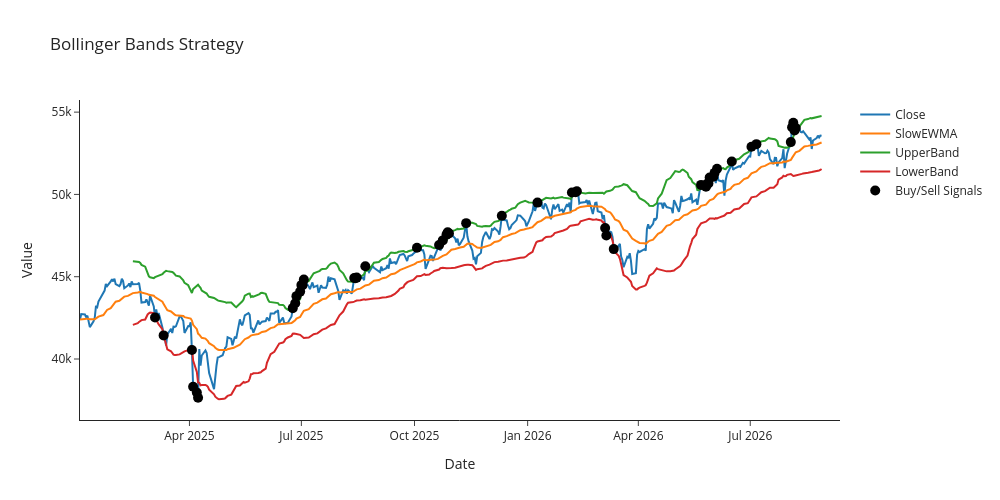

The cell this chart's notebook holds for it:
### Code cell
fig = go.Figure()
fig.add_trace(go.Scatter(x = df3.index, y = df3['Close'], name = 'Close'))
fig.add_trace(go.Scatter(x = df3.index, y = df3['SlowEWMA'], name = 'SlowEWMA'))
fig.add_trace(go.Scatter(x = df3.index, y = df3['UpperBand'], name = 'UpperBand'))
fig.add_trace(go.Scatter(x = df3.index, y = df3['LowerBand'], name = 'LowerBand'))
fig.add_trace(go.Scatter(x = filtered['Signal3'].index, y = filtered['Close'], 
              mode = 'markers', name = 'Buy/Sell Signals', marker = dict(size = 10, color = 'black')))

fig.update_layout(height = 500, width = 1000, template = 'simple_white',
                  title = dict(text = 'Bollinger Bands Strategy'), xaxis = dict(title = dict(text = 'Date')), 
                  yaxis = dict(title = dict(text = 'Value')))
fig.show()

### Figure 1 — Plotly figure (JSON) as saved in the notebook; plotly's stock layout.template omitted (floating-point values rounded to 4 significant figures; data arrays with more than 128 entries replaced by an {"elided": "..."} marker saying what was removed)
{"data": [{"name": "Close", "type": "scatter", "x": {"elided": "415 str values"}, "y": {"elided": "415 float values"}}, {"name": "SlowEWMA", "type": "scatter", "x": {"elided": "415 str values"}, "y": {"elided": "415 float values"}}, {"name": "UpperBand", "type": "scatter", "x": {"elided": "415 str values"}, "y": {"elided": "415 float values"}}, {"name": "LowerBand", "type": "scatter", "x": {"elided": "415 str values"}, "y": {"elided": "415 float values"}}, {"marker": {"color": "black", "size": 10}, "mode": "markers", "name": "Buy/Sell Signals", "type": "scatter", "x": ["2025-03-04T00:00:00-05:00", "2025-03-11T00:00:00-04:00", "2025-04-03T00:00:00-04:00", "2025-04-04T00:00:00-04:00", "2025-04-07T00:00:00-04:00", "2025-04-08T00:00:00-04:00", "2025-06-24T00:00:00-04:00", "2025-06-26T00:00:00-04:00", "2025-06-27T00:00:00-04:00", "2025-06-30T00:00:00-04:00", "2025-07-01T00:00:00-04:00", "2025-07-02T00:00:00-04:00", "2025-07-03T00:00:00-04:00", "2025-08-13T00:00:00-04:00", "2025-08-14T00:00:00-04:00", "2025-08-15T00:00:00-04:00", "2025-08-22T00:00:00-04:00", "2025-10-03T00:00:00-04:00", "2025-10-21T00:00:00-04:00", "2025-10-24T00:00:00-04:00", "2025-10-27T00:00:00-04:00", "2025-10-28T00:00:00-04:00", "2025-10-29T00:00:00-04:00", "2025-11-12T00:00:00-05:00", "2025-12-11T00:00:00-05:00", "2026-01-09T00:00:00-05:00", "2026-02-06T00:00:00-05:00", "2026-02-09T00:00:00-05:00", "2026-02-10T00:00:00-05:00", "2026-03-05T00:00:00-05:00", "2026-03-06T00:00:00-05:00", "2026-03-12T00:00:00-04:00", "2026-05-22T00:00:00-04:00", "2026-05-26T00:00:00-04:00", "2026-05-27T00:00:00-04:00", "2026-05-28T00:00:00-04:00", "2026-05-29T00:00:00-04:00", "2026-06-01T00:00:00-04:00", "2026-06-02T00:00:00-04:00", "2026-06-04T00:00:00-04:00", "2026-06-16T00:00:00-04:00", "2026-07-02T00:00:00-04:00", "2026-07-06T00:00:00-04:00", "2026-08-03T00:00:00-04:00", "2026-08-04T00:00:00-04:00", "2026-08-05T00:00:00-04:00", "2026-08-06T00:00:00-04:00", "2026-08-07T00:00:00-04:00"], "y": [42520.0, 41430.0, 40550.0, 38310.0, 37970.0, 37650.0, 43090.0, 43390.0, 43820.0, 44090.0, 44490.0, 44480.0, 44830.0, 44920.0, 44910.0, 44950.0, 45630.0, 46760.0, 46920.0, 47210.0, 47540.0, 47710.0, 47632, 48250.0, 48700.0, 49500.0, 50120.0, 50140.0, 50190.0, 47950.0, 47500.0, 46680.0, 50580.0, 50460.0, 50640.0, 50670.0, 51030.0, 51080.0, 51310.0, 51560.0, 52000.0, 52900.0, 53060.0, 53180.0, 54090.0, 54350.0, 53890.0, 54040.0]}], "layout": {"height": 500, "title": {"text": "Bollinger Bands Strategy"}, "width": 1000, "xaxis": {"autorange": true, "range": ["2025-01-02", "2026-09-12 01:16:27.6106"], "title": {"text": "Date"}, "type": "date"}, "yaxis": {"autorange": true, "range": [36290.0, 55740.0], "title": {"text": "Value"}, "type": "linear"}}}
